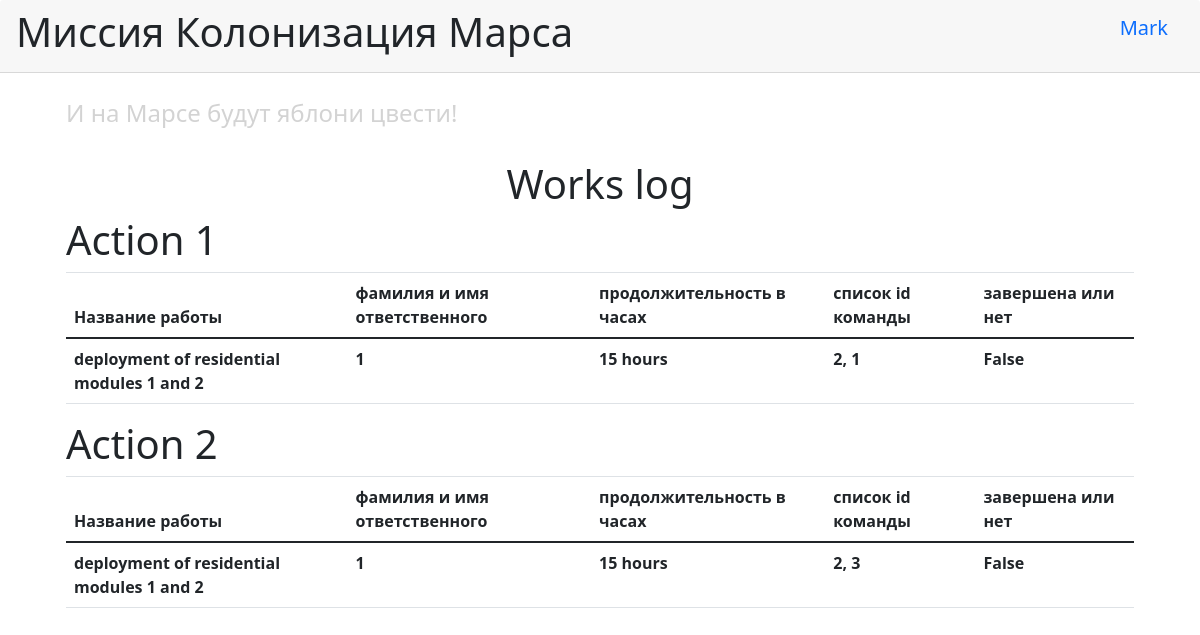
/ (signed in), run on the app's committed database.
### data/users.py (models this page shows, shortened)
class User(SqlAlchemyBase, UserMixin):
    __tablename__ = 'users'
    id = sqlalchemy.Column(sqlalchemy.Integer,
                           primary_key=True, autoincrement=True)
    surname = sqlalchemy.Column(sqlalchemy.String)
    name = sqlalchemy.Column(sqlalchemy.String)
    age = sqlalchemy.Column(sqlalchemy.Integer)
    position = sqlalchemy.Column(sqlalchemy.String)
    speciality = sqlalchemy.Column(sqlalchemy.String)
    address = sqlalchemy.Column(sqlalchemy.String)
    email = sqlalchemy.Column(sqlalchemy.String, unique=True)
    hashed_password = sqlalchemy.Column(sqlalchemy.String)
    modified_date = sqlalchemy.Column(sqlalchemy.DateTime)

### data/job.py (models this page shows)
class Jobs(SqlAlchemyBase):
    __tablename__ = 'jobs'
    id = sqlalchemy.Column(sqlalchemy.Integer,
                           primary_key=True, autoincrement=True)
    team_leader = sqlalchemy.Column(sqlalchemy.Integer, sqlalchemy.ForeignKey("users.id"))
    user = orm.relation('User')
    job = sqlalchemy.Column(sqlalchemy.String)
    work_size = sqlalchemy.Column(sqlalchemy.Integer)
    collaborators = sqlalchemy.Column(sqlalchemy.String)
    start_date = sqlalchemy.Column(sqlalchemy.Integer)
    end_date = sqlalchemy.Column(sqlalchemy.Integer)
    is_finished = sqlalchemy.Column(sqlalchemy.BOOLEAN)

### main.py (the view)
@app.route('/')
def works_log():
    db_session.global_init('db/blogs.db')
    db_sess = db_session.create_session()
    jobs = db_sess.query(Jobs).all()
    return render_template('works_log.html', jobs=jobs)

### data/db_session.py (called while the page is built, shortened)
def global_init(db_file):
    global __factory
    if __factory:
        return

def create_session() -> Session:
    global __factory
    return __factory()

### main.py (called while the page is built)
@login_manager.user_loader
def load_user(user_id):
    db_sess = db_session.create_session()
    return db_sess.query(User).get(user_id)

### templates/works_log.html
{% extends "base.html" %}
{% block content %}
<h1 class="text-center">Works log</h1>
<div>
    {% for job in jobs %}
    <div>
        <h1>Action {{ job.id }}</h1>
        <div>
            <table class="table">
                <thead>
                    <tr>
                        <th>Название работы</th>
                        <th>фамилия и имя ответственного</th>
                        <th>продолжительность в часах</th>
                        <th>список id команды</th>
                        <th>завершена или нет</th>
                    </tr>
                </thead>
                <tbody>
                    <tr>
                        <th>{{ job.job }}</th>
                        <th>{{ job.team_leader }}</th>
                        <th>{{ job.work_size }} hours</th>
                        <th>{{ job.collaborators }}</th>
                        <th>{{ job.is_finished }}</th>
                    </tr>
                </tbody>
            </table>
        </div>
    </div>
    {% endfor %}
</div>
{% endblock %}

### templates/base.html (shortened to what this page needs)
<!DOCTYPE html>
<html lang="en">
<head>
	<link rel="stylesheet"
		  href="https://stackpath.bootstrapcdn.com/bootstrap/4.2.1/css/bootstrap.min.css"
>
	<link href="https://cdn.jsdelivr.net/npm/bootstrap@5.0.0-beta2/dist/css/bootstrap.min.css"
		  rel="stylesheet"
>
</head>
<body>
    <div class="card-header" style="display: flex; justify-content: space-between;">
    	<h1>Миссия Колонизация Марса</h1>
		{% if current_user.is_authenticated %}
			<a class="navbar-brand" href="/logout">{{ current_user.name }}</a>
		{% else %}
			<p style="margin-top: 10px">
				<a class="btn btn-primary " href="/register">Зарегистрироваться</a>
				<a class="btn btn-success" href="/login">Войти</a>
			</p>
		{% endif %}
  	</div>
  	<div class="card-body" style="margin: 10px 50px;">
  		<h4 style="color: lightgrey">И на Марсе будут яблони цвести!</h4>
		<br>
  		{% block content %} {% endblock %}
  	</div>
</body>
</html>

### data on the page
User: name "Mark"
Jobs: id "1", job "deployment of residential modules 1 and 2", team_leader "1", work_size "15", collaborators "2, 1", is_finished "False"
Jobs: id "2", job "deployment of residential modules 1 and 2", team_leader "1", work_size "15", collaborators "2, 3", is_finished "False"
